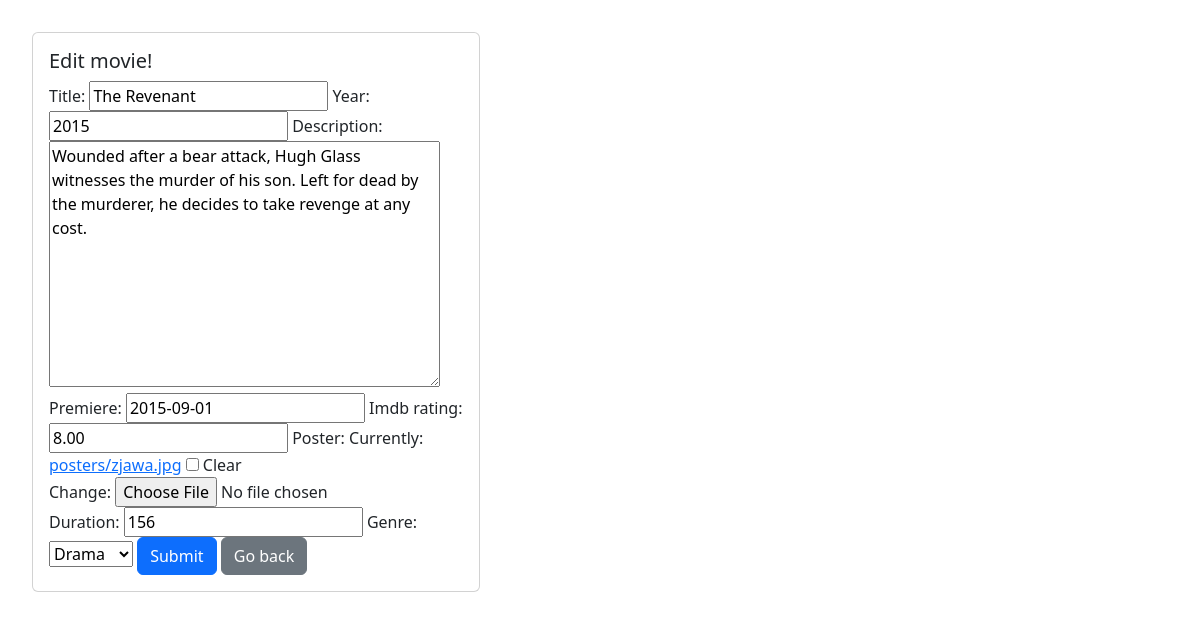
/moviesweb/edit/3 (signed in), run on the app's committed database.
### moviesweb/models.py (models this page shows, shortened)
class Movie(models.Model):
    title = models.CharField(max_length=64, blank=False, unique=True)
    year = models.PositiveSmallIntegerField(default=2000)
    description = models.TextField(default='')
    premiere = models.DateField(null=True, blank=True)
    imdb_rating = models.DecimalField(max_digits=10, decimal_places=2, null=True, blank=True)
    poster = models.ImageField(upload_to="posters", null=True, blank=True)
    more_info = models.OneToOneField(MoreInfo, on_delete=models.CASCADE, null=True, blank=True)

class MoreInfo(models.Model):
        Genre = {
            (0,'Other'),
            (1,'Horror'),
            (2,'Drama'),
            (3,'Comedy'),
            (4,'Sci-fi')
        }
        duration = models.PositiveSmallIntegerField(default=0)
        genre = models.PositiveSmallIntegerField(default=0, choices=Genre)

### moviesweb/views.py (the view)
# urls.py: path('edit/<int:id>', edit_movie, name= 'edit_movie'),
@login_required
def edit_movie(request, id):
    movie = get_object_or_404(Movie, pk=id)
    ratings = MovieRating.objects.filter(movie=movie)
    actors = movie.actors.all()
    try:
        more_info = MoreInfo.objects.get(movie=movie.id)
    except MoreInfo.DoesNotExist:
        more_info = None
    form_movie = MovieForm(request.POST or None, request.FILES or None,instance=movie)
    form_more_info = MoreInfoForm(request.POST or None,instance=more_info)
    form_rating = MovieRatingForm(request.POST or None)
    if request.method== 'POST':
        if 'stars' in request.POST:
            rating = form_rating.save(commit=False)
            rating.movie = movie
            rating.save()
    if all((form_movie.is_valid(),form_more_info.is_valid())):
        movie = form_movie.save(commit=False)
        more_info = form_more_info.save()
        movie.more_info = more_info
        movie.save()
        return redirect(all_movies)
    return render(request,'movie_form.html',{'form_movie':form_movie,'form_more_info':form_more_info,'ratings':ratings,'form_rating':form_rating,'actors':actors, 'is_new':False})

### moviesweb/forms.py
class MovieForm(ModelForm):
    class Meta:
        model = Movie
        fields = ['title','year','description','premiere','imdb_rating','poster']

class MoreInfoForm(ModelForm):
    class Meta:
        model = MoreInfo
        fields = ['duration','genre']

### templates/movie_form.html (shortened to what this page needs)
{% extends 'main.html' %}
{% load bootstrap %}
{% block page %}
    <div class="card" style="width: 28rem;">
        <div class="card-body">
            {% if is_new %}
                    <h5 class="card-title">Add movie!</h5>
                {% else %}
                    <h5 class="card-title">Edit movie!</h5>
                {% endif %}
            <form method="post" enctype="multipart/form-data">
                {{ form_movie|bootstrap }}
                {{ form_more_info|bootstrap }}
                    {% if is_new %}
                    <button type="submit" class="btn btn-primary">Add movie</button>
                    {% else %}
                    <button type="submit" class="btn btn-primary">Submit</button>
                    {% endif %}
                <a href="{% url 'all_movies' %}" class="btn btn-secondary">Go back</a>
            </form>
        </div>
    </div>
{% endblock %}

### moviesweb/static/new.css (style rules this page uses)
body { padding: 2rem; }

### data on the page
Movie: title "The Revenant", year "2015", description "Wounded after a bear attack, Hugh Glass witnesses the murder of his son. Left for dead by the murderer, he decides to take revenge at any cost.", premiere "2015-09-01", imdb_rating "8.00"
MoreInfo: duration "156", genre "Drama"
